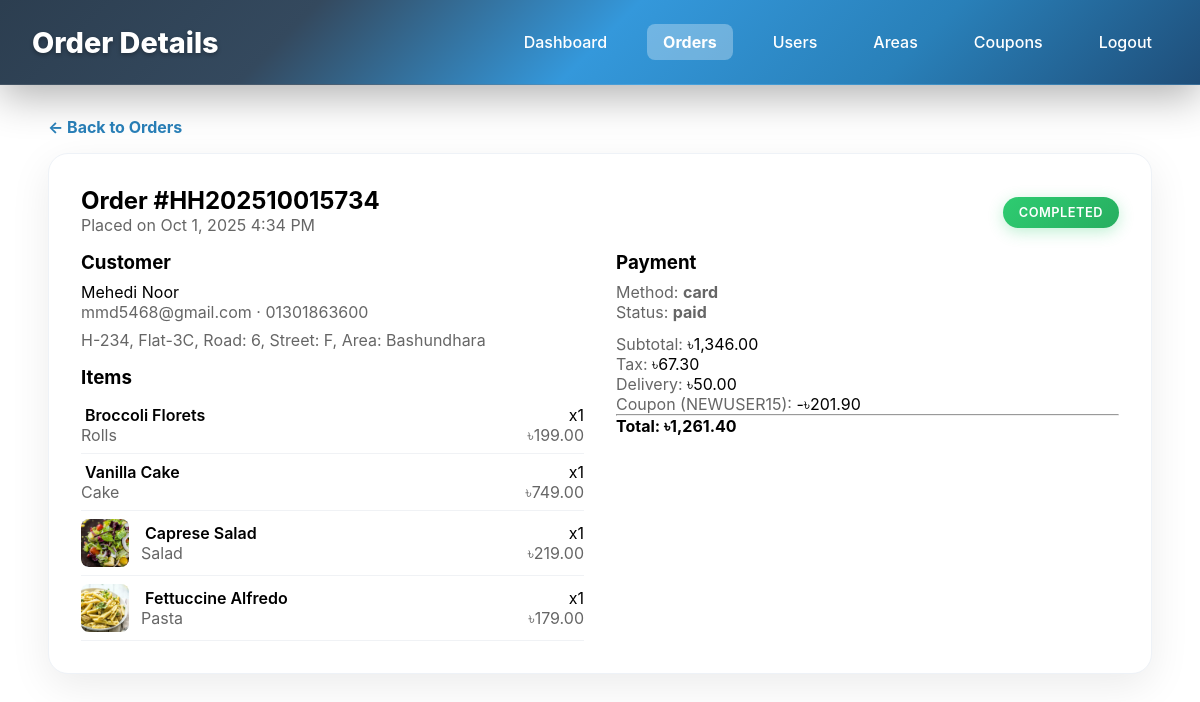
Screenshot of /admin/pageAdmin/order-details.php?order_id=HH202510015734 (signed in) with the database file from the repository.
### tables this page shows
CREATE TABLE `orders` (
  `id` int(11) NOT NULL,
  `order_id` varchar(20) NOT NULL,
  `user_id` int(11) NOT NULL,
  `customer_name` varchar(100) NOT NULL,
  `customer_email` varchar(100) NOT NULL,
  `customer_phone` varchar(20) NOT NULL,
  `delivery_area` varchar(50) NOT NULL,
  `delivery_street` varchar(100) DEFAULT NULL,
  `delivery_road` varchar(50) DEFAULT NULL,
  `delivery_address1` varchar(200) NOT NULL,
  `delivery_address2` varchar(200) DEFAULT NULL,
  `order_items` longtext NOT NULL CHECK (json_valid(`order_items`)),
  `subtotal` decimal(10,2) NOT NULL,
  `tax_amount` decimal(10,2) NOT NULL,
  `delivery_fee` decimal(10,2) NOT NULL DEFAULT 50.00,
  `coupon_code` varchar(20) DEFAULT NULL,
  `coupon_discount` decimal(10,2) DEFAULT 0.00,
  `total` decimal(10,2) NOT NULL,
  `payment_method` enum('cod','card') NOT NULL,
  `payment_status` enum('pending','paid','failed') DEFAULT 'pending',
  `status` enum('pending','processing','completed','cancelled') DEFAULT 'pending',
  `order_notes` text DEFAULT NULL,
  `created_at` timestamp NOT NULL DEFAULT current_timestamp(),
  `updated_at` timestamp NOT NULL DEFAULT current_timestamp() ON UPDATE current_timestamp(),
  `delivered_at` timestamp NULL DEFAULT NULL
);

### admin/pageAdmin/order-details.php (the view, shortened to what this page needs)
<?php
$host = 'localhost';
$dbname = 'hungry_hub';
$username = 'root';
$password = '';
try {
    $pdo = new PDO("mysql:host=$host;dbname=$dbname", $username, $password);
    $pdo->setAttribute(PDO::ATTR_ERRMODE, PDO::ERRMODE_EXCEPTION);
} catch (PDOException $e) {
    die("Connection failed: " . $e->getMessage());
}
$orderPublicId = $_GET['order_id'] ?? '';
$order = null;
try {
    $stmt = $pdo->prepare("SELECT * FROM orders WHERE order_id = ?");
    $stmt->execute([$orderPublicId]);
    $order = $stmt->fetch(PDO::FETCH_ASSOC);
} catch (PDOException $e) {
    $order = null;
}
$items = [];
if (!empty($order['order_items'])) {
    $decoded = json_decode($order['order_items'], true);
    if (json_last_error() === JSON_ERROR_NONE && is_array($decoded)) {
        $items = $decoded;
    }
}
$food_image_map = [];
try {
    $stmt = $pdo->query("SELECT name, image FROM food_items");
    $foods = $stmt->fetchAll(PDO::FETCH_ASSOC);
    foreach ($foods as $f) {
        $food_image_map[strtolower($f['name'])] = $f['image'];
    }
} catch (PDOException $e) {
    $food_image_map = [];
}
?>
<!DOCTYPE html>
<html lang="en">
<head>
    <link rel="stylesheet" href="../cssAdmin/manage-orders.css?v=<?php echo time(); ?>">
    <link rel="stylesheet" href="../cssAdmin/order-details.css?v=<?php echo time(); ?>">
</head>
<body>
    <div class="header">
        <h1>Order Details</h1>
        <div class="nav-links">
            <a href="dashboard.php">Dashboard</a>
            <a href="manage-orders.php" class="active">Orders</a>
            <a href="manage-users.php">Users</a>
            <a href="manage-areas.php">Areas</a>
            <a href="manage-coupons.php">Coupons</a>
            <a href="logout.php">Logout</a>
        </div>
    </div>
    <div class="details-container">
        <a class="back-link" href="manage-orders.php">← Back to Orders</a>
        <div class="details-card" style="margin-top:1rem;">
            <div class="details-header">
                <div>
                    <h2 style="margin:0;">Order #<?php echo htmlspecialchars($order['order_id']); ?></h2>
                    <div class="muted">Placed on <?php echo date('M j, Y g:i A', strtotime($order['created_at'])); ?></div>
                </div>
                <div>
                    <span class="status status-<?php echo htmlspecialchars($order['status']); ?>"><?php echo ucfirst($order['status']); ?></span>
                </div>
            </div>
            <div class="grid" style="display:grid; grid-template-columns: 1fr 1fr; gap:2rem;">
                <div>
                    <h3 style="margin:0 0 .5rem 0;">Customer</h3>
                    <div><?php echo htmlspecialchars($order['customer_name'] ?? 'N/A'); ?></div>
                    <div class="muted"><?php echo htmlspecialchars($order['customer_email'] ?? ''); ?> · <?php echo htmlspecialchars($order['customer_phone'] ?? ''); ?></div>
                    <div class="muted" style="margin-top:.5rem;">
                        <?php
                        $addrParts = array_filter([
                            $order['delivery_address1'] ?? null,
                            $order['delivery_address2'] ?? null,
                            $order['delivery_road'] ? ('Road: ' . $order['delivery_road']) : null,
                            $order['delivery_street'] ? ('Street: ' . $order['delivery_street']) : null,
                            $order['delivery_area'] ? ('Area: ' . $order['delivery_area']) : null,
                        ]);
                        echo htmlspecialchars(implode(', ', $addrParts));
                        ?>
                    </div>
                    <div class="items-list">
                        <h3 style="margin:1rem 0 .5rem 0;">Items</h3>
                        <?php if (empty($items)): ?>
                            <div class="muted">No items found for this order.</div>
                        <?php else: ?>
                            <ul style="list-style:none; padding:0; margin:0;">
                                <?php foreach ($items as $it): ?>
                                    <li style="display:flex;justify-content:space-between;align-items:center;padding:.5rem 0;border-bottom:1px solid #f0f2f5;">
                                        <div style="display:flex; align-items:center; gap:.75rem;">
                                            <?php
                                            $lookupName = strtolower(trim($it['item_name'] ?? ''));
                                            $imgRel = $food_image_map[$lookupName] ?? '';
                                            $imgSrc = '';
                                            if (!empty($imgRel)) {
                                                if (strpos($imgRel, 'http') === 0 || strpos($imgRel, 'data:') === 0) {
                                                    $imgSrc = $imgRel;
                                                } else {
                                                    $webPath = '../../' . ltrim($imgRel, '/');
                                                    $fsPath = realpath(__DIR__ . '/../../' . ltrim($imgRel, '/'));
                                                    if ($fsPath && file_exists($fsPath)) {
                                                        $imgSrc = $webPath;
                                                    }
                                                }
                                            }
                                            ?>
                                            <?php if (!empty($imgSrc)): ?>
                                                <img src="<?php echo htmlspecialchars($imgSrc); ?>" alt="<?php echo htmlspecialchars($it['item_name'] ?? ''); ?>" style="width:48px;height:48px;object-fit:cover;border-radius:8px;">
                                            <?php endif; ?>
                                            <div>
                                                <div style="font-weight:600;">&nbsp;<?php echo htmlspecialchars($it['item_name'] ?? ''); ?></div>
                                                <div class="muted small"><?php echo htmlspecialchars($it['category'] ?? ''); ?></div>
                                            </div>
                                        </div>
                                        <div style="text-align:right;min-width:110px;">
                                            <div>x<?php echo (int)($it['quantity'] ?? 0); ?></div>
                                            <div class="muted">৳<?php echo number_format((float)($it['total_price'] ?? 0), 2); ?></div>
                                        </div>
                                    </li>
                                <?php endforeach; ?>
                            </ul>
                        <?php endif; ?>
                    </div>
                </div>
                <div>
                    <h3 style="margin:0 0 .5rem 0;">Payment</h3>
                    <div class="muted text-capitalize">Method: <strong><?php echo htmlspecialchars($order['payment_method'] ?? ''); ?></strong></div>
                    <div class="muted text-capitalize">Status: <strong><?php echo htmlspecialchars($order['payment_status'] ?? ''); ?></strong></div>
                    <div style="margin-top:.75rem;">
                        <div class="d-flex justify-content-between"><span class="muted">Subtotal: </span><span>৳<?php echo number_format((float)($order['subtotal'] ?? 0), 2); ?></span></div>
                        <div class="d-flex justify-content-between"><span class="muted">Tax: </span><span>৳<?php echo number_format((float)($order['tax_amount'] ?? 0), 2); ?></span></div>
                        <div class="d-flex justify-content-between"><span class="muted">Delivery: </span><span>৳<?php echo number_format((float)($order['delivery_fee'] ?? 0), 2); ?></span></div>
                        <?php if (!empty($order['coupon_code'])): ?>
                            <div class="d-flex justify-content-between"><span class="muted">Coupon (<?php echo htmlspecialchars($order['coupon_code']); ?>): </span><span>-৳<?php echo number_format((float)($order['coupon_discount'] ?? 0), 2); ?></span></div>
                        <?php endif; ?>
                        <hr>
                        <div class="d-flex justify-content-between" style="font-weight:700;">
                            <span>Total: </span><span>৳<?php echo number_format((float)$order['total'], 2); ?></span>
                        </div>
                    </div>
                </div>
            </div>
        </div>
    </div>
</body>
</html>

### admin/cssAdmin/manage-orders.css (style rules this page uses)
* { margin: 0; padding: 0; box-sizing: border-box; }
body { font-family: 'Inter', -apple-system, BlinkMacSystemFont, 'Segoe UI', Roboto, sans-serif; background: #ffffff; width: 100%; overflow-x: hidden; min-height: 100vh; }
.header { background: linear-gradient(135deg, #2c3e50 0%, #34495e 25%, #3498db 50%, #2980b9 75%, #1f4e79 100%); color: white; padding: 1.5rem 2rem; display: flex; justify-content: space-between; align-items: center; box-shadow: 0 12px 40px rgba(0,0,0,0.3); width: 100%; backdrop-filter: blur(10px); border-bottom: 1px solid rgba(255,255,255,0.1); }
.header h1 { font-size: 1.8rem; font-weight: 800; text-shadow: 0 2px 4px rgba(0,0,0,0.3); }
.nav-links { display: flex; gap: 1.5rem; align-items: center; }
.nav-links a { color: white; text-decoration: none; padding: 0.5rem 1rem; border-radius: 8px; transition: all 0.3s ease; font-weight: 500; }
.nav-links a.active { background: rgba(255,255,255,0.3); font-weight: 700; }
.status { padding: 0.5rem 1rem; border-radius: 20px; font-size: 0.8rem; font-weight: 600; text-transform: uppercase; letter-spacing: 0.5px; box-shadow: 0 2px 8px rgba(0,0,0,0.1); transition: all 0.3s ease; }
.status-completed { background: linear-gradient(135deg, #2ecc71 0%, #27ae60 100%); color: white; box-shadow: 0 4px 15px rgba(46, 204, 113, 0.3); }

### admin/cssAdmin/order-details.css (style rules this page uses)
* { margin: 0; padding: 0; box-sizing: border-box; font-family: 'Inter', sans-serif; }
.details-container { padding: 2rem 3rem; }
.back-link { text-decoration: none; color: #2980b9; font-weight: 700; }
.details-card { background: #ffffff; border: 1px solid #eef2f7; border-radius: 20px; padding: 2rem; box-shadow: 0 12px 40px rgba(0,0,0,0.08); }
.details-header { display: flex; justify-content: space-between; align-items: center; margin-bottom: 1rem; }
.muted { color: #666; }
.items-list { margin-top: 1rem; }

### rows the page displays
orders: order "HH202510015734", created_at "Oct 1, 2025 4:34 PM", status "COMPLETED", customer_name "Mehedi Noor", customer_email "mmd5468@gmail.com", customer_phone "01301863600", payment_method "card", payment_status "paid", subtotal "1,346.00", tax_amount "67.30", delivery_fee "50.00", coupon_code "NEWUSER15", coupon_discount "201.90", total "1,261.40"

### other values shown
implode(', ', $addrParts) "H-234, Flat-3C, Road: 6, Street: F, Area: Bashundhara"
$it['item_name'] "Broccoli Florets"
$it['category'] "Rolls"
$it['quantity'] "1"
$it['total_price'] "199.00"
$it['item_name'] "Vanilla Cake"
$it['category'] "Cake"
$it['total_price'] "749.00"
$it['item_name'] "Caprese Salad"
$it['category'] "Salad"
$it['total_price'] "219.00"
$it['item_name'] "Fettuccine Alfredo"
$it['category'] "Pasta"
$it['total_price'] "179.00"
